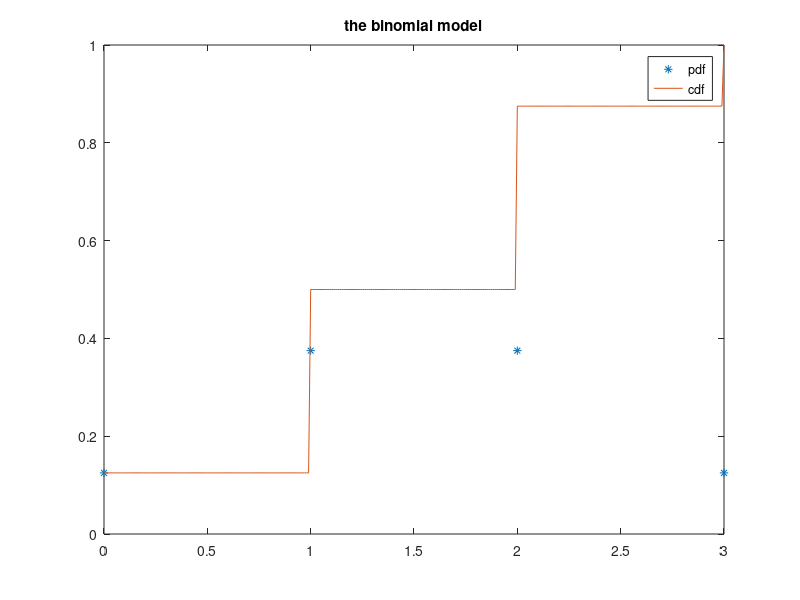

Write MATLAB code to recreate this figure.
clear all
clc

n=3;

k=0:n;
p=0.5;
px=binopdf(k,n,p);
D=[k;px]

kreal=0:0.01:n;
fx=binocdf(kreal,n,p);

plot(k,px,'*');
hold on;
plot(kreal,fx);
hold off;
title("the binomial model");
legend("pdf", "cdf");